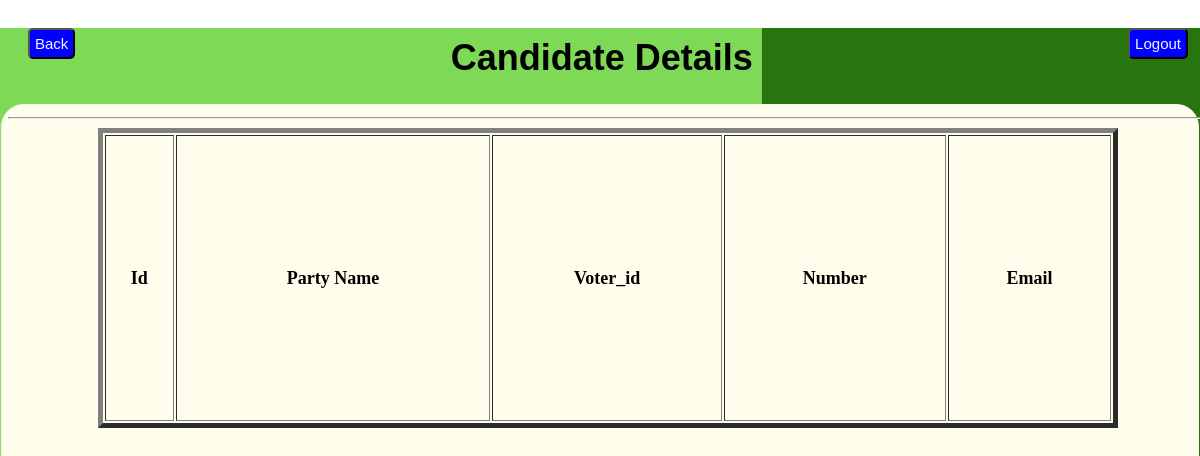
Page /Routes/candidate.php on the earlier database version.
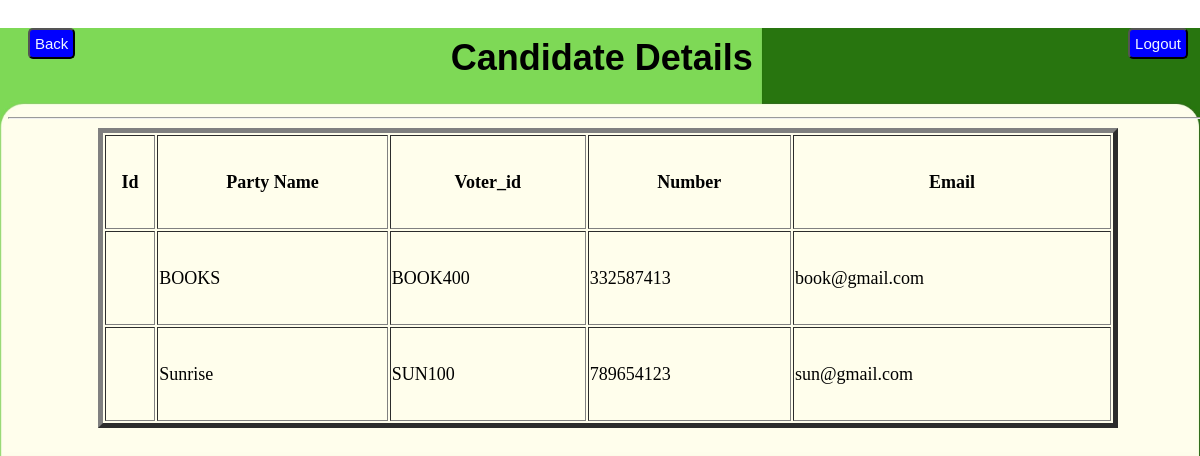
Same page on the later database version.
### tables this page shows
CREATE TABLE `cadidate` (
  `S.no` int(10) NOT NULL,
  `Name` varchar(25) NOT NULL,
  `Voter_id` varchar(15) NOT NULL,
  `number` bigint(10) NOT NULL,
  `Email` varchar(20) NOT NULL,
  `password` varchar(15) NOT NULL,
  `photo` varchar(255) NOT NULL,
  `role` int(1) NOT NULL,
  `votes` int(10) NOT NULL DEFAULT 0
);

### Routes/candidate.php (the view, shortened to what this page needs)
<?php
    include "_dbconnect.php";
    $sql="SELECT * FROM `cadidate` ";
    $result=mysqli_query($connect, $sql);
?>
<!DOCTYPE html>
<html lang="en">
<head>
    <link rel="stylesheet" href="../CSS/candidate.css">
</head>
<body>
<div id="mainSection">
        <center>
    <div id="headerSection">
        <a href="DASHBOARD.html"><button id="backbtn">Back</button></a>
        <a href="logout.php"><button id="logoutbtn">Logout</button></a>
        <h1>Candidate Details</h1>
    </div>
    </center>
    <hr>
</div>
<div id="container">
    <center>
    <table border='5' height=300 width=85%>
        <tr>
            <th>Id</th>
            <th>Party Name</th>
            <th>Voter_id</th>
            <th>Number</th>
            <th>Email</th>
        </tr>
    </center>
        <?php
            if($result){
                while($row=mysqli_fetch_assoc($result)){
                    echo "
                    <tr>
                        <td>$row[Sno]</td>
                        <td>$row[Name]</td>
                        <td>$row[Voter_id]</td>
                        <td>$row[number]</td>
                        <td>$row[Email]</td>
                    </tr>";
                }
            }
        ?>
        </div>
</body>
</html>

Differences in the rows shown:
added cadidate: Name "BOOKS", Voter "BOOK400", number "332587413", Email "book@gmail.com"
added cadidate: Name "Sunrise", Voter "SUN100", number "789654123", Email "sun@gmail.com"
